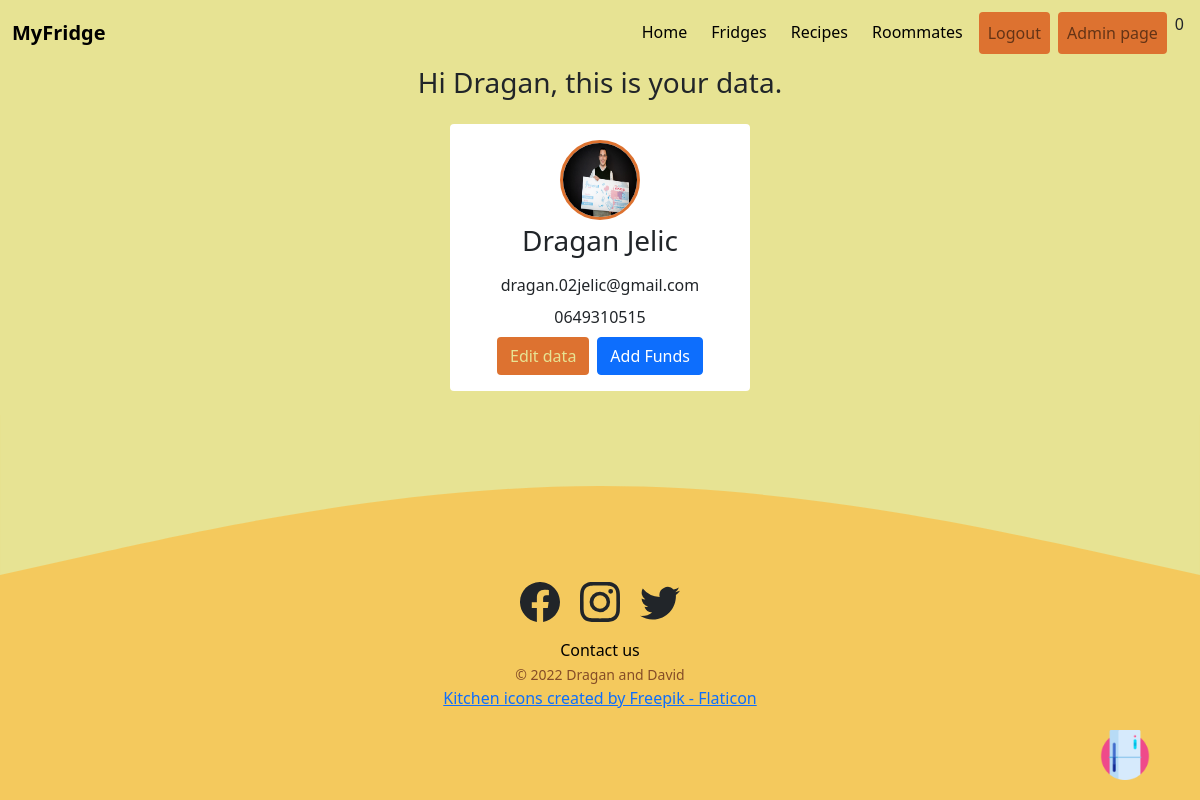
Screenshot of /user.php (signed in) with the database file from the repository.
### tables this page shows
CREATE TABLE `users` (
  `userID` int(10) UNSIGNED NOT NULL,
  `firstName` varchar(30) NOT NULL,
  `lastName` varchar(40) NOT NULL,
  `phoneNumber` varchar(10) NOT NULL,
  `email` varchar(320) NOT NULL,
  `hashedPassword` varchar(255) NOT NULL,
  `country` varchar(30) DEFAULT NULL,
  `city` varchar(20) DEFAULT NULL,
  `profilePicturePath` varchar(255) DEFAULT NULL,
  `verifyingCode` int(10) UNSIGNED DEFAULT NULL,
  `verified` int(1) UNSIGNED DEFAULT NULL,
  `accType` enum('admin','user') NOT NULL,
  `wallet` int(10) UNSIGNED DEFAULT 0
);

### includes/editUserDataModal.php (called while the page is built, shortened)
<?php
$userDataForEdit = new Database();
foreach ($userDataForEdit->getUserData() as $dataRow) { ?>
    <label for="firstName" class="form-label">First name:</label>
    <input type="hidden" name="oldPicture" class="form-control" value="<?php echo $dataRow['pppath']; ?>">
    <input type="text" name="firstName" id="firstName" class="form-control" placeholder="Change your first name" value="<?php echo $dataRow['firstName']; ?>">
    <label for="lastName" class="form-label mt-3">Last name:</label>
    <input type="text" name="lastName" id="lastName" class="form-control" placeholder="Change your last name" value="<?php echo $dataRow['lastName']; ?>">
    <label for="phoneNumber" class="form-label mt-3">Phone number:</label>
    <input type="tel" name="phoneNumber" id="phoneNumber" class="form-control" placeholder="Change your phone number" value="<?php echo $dataRow['phoneNumber']; ?>">
    <label for="formFile" class="form-label mt-3">Choose profile picture (Up to 5MB)</label>
    <input class="form-control mb-3" type="file" name="edit-prof-img-path" id="formFile">
<?php
}
?>

### classes/Database.php (called while the page is built, shortened)
<?php
class Database
{
    protected function connect()
    {
        try {
            $username = "root";
            $password = "";
            $databaseHandler = new PDO('mysql:host=localhost;port=3308;dbname=recipe', $username, $password);
            return $databaseHandler;
        } catch (PDOException $error) {
            print "Error: " . $error->getMessage() . "<br>";
            die();
        }
    }
    public function getUserData(): array
    {
        $query = "
        SELECT
            u.firstName AS firstName,
            u.lastName AS lastName,
            u.email AS email,
            u.phoneNumber AS phoneNumber,
            u.profilePicturePath as pppath
        FROM
            users u
        WHERE
            email = ?
        ";
        $userData = $this->connect()->prepare($query);
        $userData->execute(array($_SESSION['userEmail']));
        return $userData->fetchAll(PDO::FETCH_ASSOC);
    }
    public function getWallet($user)
    {
        $query = "select wallet as wt from users where email=?";
        $wallet = $this->connect()->prepare($query);
        $wallet->execute(array($user));
        return $wallet->fetch();
    }
}

### user.php (the view, shortened to what this page needs)
<?php
include "classes/Database.php";
include "includes/header.php";
include "includes/nav.php";
include "includes/editUserDataModal.php";
?>
<h3 class="text-center">Hi <?php echo $_SESSION["userFirstName"] . ", this is your data."; ?></h3>
<div class="userInfoContainer d-flex align-items-center flex-column my-3">
    <div class="p-3 bg-white rounded-2" id="userInfo">
        <?php
        $userData = new Database();
        foreach ($userData->getUserData() as $dataRow) {
            echo "<div class='d-flex align-items-center flex-column p-0'><div class='mb-1'><img src=" . $dataRow["pppath"] . " class='rounded-circle border-3 border-orange' height='80px' width='80px'></div>";
            echo "<div class='mb-2'><h3>" . $dataRow["firstName"] . " " . $dataRow["lastName"] . "</h3></div>";
            echo "<div class='mb-2'>" . $dataRow["email"] . "</div>";
            echo "<div class='mb-2'>" . $dataRow["phoneNumber"] . "</div></div>";
        }
        ?>
        <div class="d-flex justify-content-center">
            <button name="editUserDataButton" class="btn bg-orange text-cream" data-bs-toggle="modal" data-bs-target="#editUser">Edit data
            </button>
            <a href="#" data-bs-toggle="modal" class="ms-2 btn btn-primary" data-bs-target="#addFundsModal">Add Funds
            </a>
        </div>
    </div>
</div>
<?php
include "includes/footer.php";
?>

### includes/nav.php (shortened to what this page needs)
<nav class="navbar navbar-expand-md navbar-light">
    <div class="container-xxl">
        <a href="index.php" class="navbar-brand">
            <span class="fw-bold text-black"> MyFridge </span>
        </a>
        <div class="collapse navbar-collapse justify-content-end align-center" id="main-nav">
            <ul class="navbar-nav text-center">
                <li class="nav-item m-1">
                    <a href="index.php" class="nav-link text-black">Home</a>
                </li>
                <li class="nav-item m-1">
                    <a href="fridges.php" class="nav-link text-black">Fridges</a>
                </li>
                <li class="nav-item m-1">
                    <a href="recipes.php" class="nav-link text-black">Recipes</a>
                </li>
                <li class="nav-item m-1">
                    <a href="roommates.php" class="nav-link text-black">Roommates</a>
                </li>
                <?php
                if (!isset($_SESSION["userEmail"])) {
                ?>
                    <li class="nav-item d-md-inline m-1">
                        <a href="#" class="nav-link btn bg-orange text-cream" data-bs-toggle="modal" data-bs-target="#loginmodal">
                            LogIn
                        </a>
                    </li>
                <?php
                } else {
                ?>
                    <li class="nav-item d-md-inline m-1">
                        <a href="includes/logout.php" class="nav-link btn bg-orange text-cream">
                            Logout
                        </a>
                    </li>
                <?php
                }
                ?>
                <?php
                if (!isset($_SESSION["accountType"])) {
                ?>
                    <li class="nav-item d-md-inline m-1">
                        <a href="#" class="nav-link btn bg-orange text-cream" data-bs-toggle="modal" data-bs-target="#registermodal">
                            Register
                        </a>
                    </li>
                <?php
                } else {
                ?>
                    <li class="nav-item d-md-inline m-1">
                        <a href="admin.php" class="nav-link btn bg-orange text-cream">
                            <?php echo "Admin page"; ?>
                        </a>
                    </li>
                <?php
                }
                ?>
                <li class="nav-item d-md-inline m-1">
                    <p class="m-0 text-center"><?php
                        if (isset($_SESSION["userEmail"])) {
                            $budget = new Database();
                            $user = $_SESSION["userEmail"];
                            $money = $budget->getWallet($user);
                            echo $money["wt"];
                        }
                    ?></p>
                </li>
            </ul>
        </div>
    </div>
</nav>

### css/main.css (style rules this page uses)
.bg-orange { background-color: #DD7230; }
.bg-white { background-color: #FFFDFA; }
.text-cream { color: #E7E393; }
.text-black { color: #04030F; }
.border-orange { border: 1px solid #DD7230; }
body, html { margin: 0; padding: 0; -webkit-box-sizing: border-box; box-sizing: border-box; background-color: #E7E393; height: auto; scrollbar-color: #DD7230 #E7E393; scrollbar-width: thin; }
#userInfo { width: 300px; }

### rows the page displays
users: wallet "0", profilePicturePath (picture), firstName "Dragan", lastName "Jelic", email "dragan.02jelic@gmail.com", phoneNumber "0649310515"

### other values shown
$_SESSION["userFirstName"] "Dragan"
